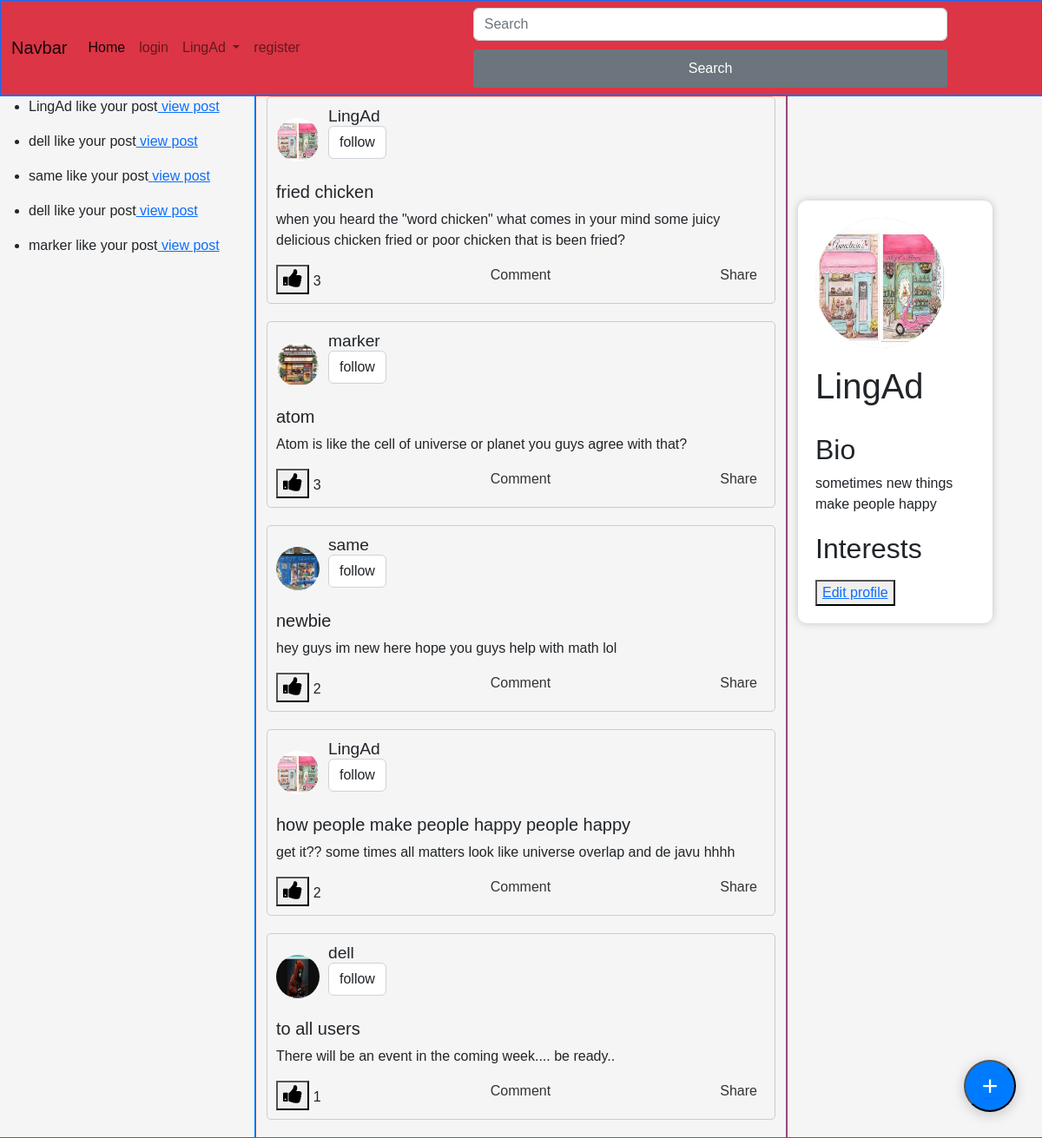
Page /home (signed in) on the earlier database version.
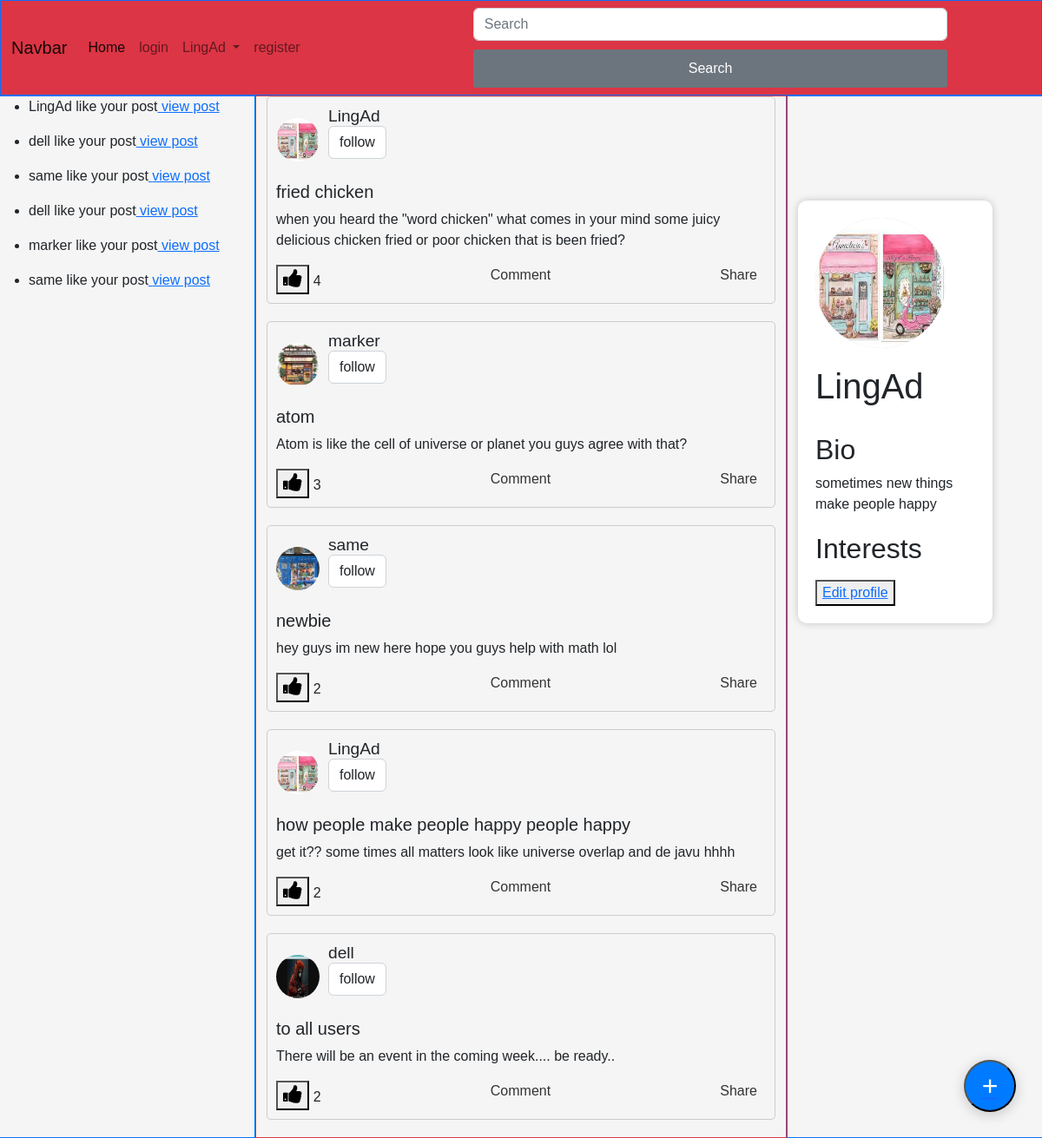
Same page on the later database version.
### core/models.py (models this page shows, shortened)
class Like(models.Model):
    user = models.ForeignKey(User, on_delete=models.CASCADE)
    post = models.ForeignKey(Post, on_delete=models.CASCADE)
    noti = models.TextField(default='someone like your post')
    postOwner = models.CharField(max_length=100)

class Post(models.Model):
    user = models.ForeignKey(User, on_delete=models.CASCADE)
    user_profile = models.ForeignKey(UserProfile, on_delete=models.CASCADE)
    title = models.CharField(max_length=100)
    image = models.ImageField(default="sample_ajax/ajaxTest/static/images/default_user.jpg")
    content = models.TextField()
    created_at = models.DateTimeField(auto_now_add=True)
    updated_at = models.DateField(auto_now=True)
    like_count = models.PositiveIntegerField(default=0)
    def user_pic(self):
        return self.user_profile.profile_pic
    def profileId(self):
        return self.user_profile.id

class UserProfile(models.Model):
    user = models.OneToOneField(User, on_delete=models.CASCADE)
    bio = models.TextField(max_length=200,default='user does not provied bio')
    location = models.CharField(max_length=200,blank=True)
    profile_pic = models.ImageField(upload_to='profile_pics/',default="sample_ajax/ajaxTest/static/images/default_user.jpg")
    interests = models.CharField(max_length=200,blank=True)
    twitter_handle = models.CharField(max_length=50, blank=True,default='no twitter')
    facebook_handle = models.CharField(max_length=50, blank=True,default='no facebook')
    instagram_handle = models.CharField(max_length=50, blank=True,default='no instagram')
    followed = models.ManyToManyField(User,related_name='followed_users',blank=True)
    follower = models.ManyToManyField(User,related_name='follower_users',blank=True)
    class Meta:
        ordering = ['user']

### core/views.py (the view, shortened to what this page needs)
# urls.py: path('home',home,name="home"),
def home(request):
    posts = Post.objects.all()
    pP = UserProfile.objects.get(user=request.user.id)
    followings = pP.followed.values()
    followings = list(followings)
    followings = pandas.DataFrame(followings)
    user_names = followings[['username']].to_dict('list')
    user_names = user_names['username']
    print(user_names)
    likeNoti = Like.objects.filter(postOwner = request.user.username)
    context = {
        'user_name': request.user,
        'posts': posts,
        'userP': pP,
        'notifications': likeNoti,# pass the first post object to the context
        'user_names':user_names,
    }
    return render(request,'home.html',context)

### core/templates/home.html (shortened to what this page needs)
{% extends 'base.html' %}
{% block content %}
<div class="row " style ="margin-top:110px;">
    <div class="col border border-primary">
        {% for model in notifications %}
        <ul>
          <li>{{model.noti}}<a href="home{{model.id}}"> view post</a></li>
        </ul>
        {% endfor %}
    </div>
    <div class="col-6 border border-danger" style="">
      {% if view_post %}
      <div class="post">
        <div class="post-header">
            <img src="{{view_post.user_pic.url}}" alt="Profile Picture">
            <div class="post-header-info">
                <h2>{{view_post.user}}</h2>
                <p id="successL"></p>
            </div>
        </div>
        <div class="post-body">
          <h5>{{view_post.title}}</h5>
          <p>{{view_post.content}}</p>
          {% comment %} <img src="{{post.image.url}}" alt="Post Image"> {% endcomment %}
        </div>
        <p id="like-button-container"></p>
        <div class="post-footer">
            <div style="display:none;" >{{view_post.id}}</div>
            <div><button id="{{view_post.user}}" class="{{view_post.id}}" onclick="likeFunction('{{view_post.user}}','{{view_post.id}}')"><i class="fa fa-thumbs-up" style="font-size:24px"></i></button> <a id="{{view_post.id}}">{{view_post.like_count}}</a></div>
            <div><a href="#">Comment</a> {{comment}}</div>
            <div><a href="#">Share</a> {{share}}</div>
        </div>
      </div>
      {% else %}
      {% for post in posts %}
      <div class="post">
        <div class="post-header">
            <a href="view_profile{{post.profileId}}"><img src="{{post.user_pic.url}}" alt="Profile Picture"></a>
            <div class="post-header-info">
                <h2>
                  {{post.user}}
                  <a class="form-control pointer" href="relationShip{{post.profileId}}" style="text-decoration:none;cursor:pointer;">
                    {% if post.user in user_names%}
                    unfollow
                    {% else %}
                    follow
                    {% endif %}
                  </a></h2>
            </div>
        </div>
        <div class="post-body">
          <h5>{{post.title}}</h5>
          <p>{{post.content}}</p>
        </div>
        <div class="post-footer">
            <div><button id="{{post.user}}" class="{{post.id}}" onclick="likeFunction('{{post.user}}','{{post.id}}')"><i class="fa fa-thumbs-up" style="font-size:24px"></i></button>
              {% if post.like_count > 0 %}
              <a id="{{post.id}}">{{post.like_count}}</a>
              {% endif %}
            </div>
            <div><a href="#">Comment</a> {{comment}}</div>
            <div><a href="#">Share</a> {{share}}</div>
        </div>
      </div>
      {% endfor %}
      {% endif %}
    </div>
    <div class="col border border-primary">
      <div id="container">
        <img id="profile-pic" src="{{userP.profile_pic.url}}" alt="Profile Picture">
        <h1>{{user_name}}</h1>
        <div class="bio">
          <h2>Bio</h2>
          <p>{{userP.bio}}</p>
        </div>
        <h2>Interests</h2>
        <button><a href="userProfile">Edit profile</a> </button>
      </div>
    </div>
</div>
<button class="floating-circle" title="Create Post" id="createBtn">
  <a href="create_post"><div class="plus-sign">+</div></a>
</button>
{% endblock  %}

### core/templates/base.html (shortened to what this page needs)
<!DOCTYPE html>
<html>
<head>
	{% load static %}
	<link rel="stylesheet" href="https://cdn.jsdelivr.net/npm/bootstrap@5.2.3/dist/css/bootstrap.min.css">
	<link rel="stylesheet" href="{% static 'css/floatingButton.css' %}">
	<link rel="stylesheet" href="{% static 'css/posts.css' %}">
	<link rel="stylesheet" href="{% static 'css/createPost.css' %}">
	<link rel="stylesheet" href="{% static 'css/profileStyle.css' %}">
	<link rel="stylesheet" href="{% static 'css/userProfile.css' %}">
	<link rel="stylesheet" href="{% static 'css/profileStyle.css' %}">
	<link rel="stylesheet" href="https://cdnjs.cloudflare.com/ajax/libs/font-awesome/4.7.0/css/font-awesome.min.css">
</head>
<body>
	<div class="border border-primary fixed-top bg-danger">
		<nav class="navbar navbar-expand-lg bg-body-tertiary ">
			<div class="container-fluid">
			  <a class="navbar-brand" href="#">Navbar</a>
			  <div class="collapse navbar-collapse" id="navbarSupportedContent">
				<ul class="navbar-nav me-auto mb-2 mb-lg-0">
				  <li class="nav-item">
					<a class="nav-link active" aria-current="page" href="home">Home</a>
				  </li>
				  <li class="nav-item">
					<a class="nav-link" href="login">login</a>
				  </li>
				  <li class="nav-item dropdown">
					<a class="nav-link dropdown-toggle" href="#" role="button" data-bs-toggle="dropdown" aria-expanded="false">
					  {{user_name}}
					</a>
				  </li>
				  <li class="nav-item">
					<a class="nav-link" href="register">register</a>
				  </li>
				</ul>
				<form class="d-flex" role="search">
				  <input class="form-control me-2" type="search" placeholder="Search" aria-label="Search">
				  <button class="btn btn-outline-success bg-secondary" type="submit">Search</button>
				</form>
			  </div>
			</div>
		  </nav>
	</div>
{% block content %}
{% endblock %}
</body>
</html>

### core/static/CSS/floatingButton.css (style rules this page uses)
.floating-circle { position: fixed; bottom: 30px; right: 30px; width: 60px; height: 60px; background-color: #007bff; border-radius: 50%; z-index: 999; display: flex; justify-content: center; align-items: center; box-shadow: 0px 3px 15px rgba(0, 0, 0, 0.2); cursor: pointer; }
.plus-sign { font-size: 32px; color: white; }

### core/static/CSS/posts.css (style rules this page uses)
.post { border: 1px solid #ccc; border-radius: 5px; margin-bottom: 20px; padding: 10px; }
.post-header { display: flex; align-items: center; margin-bottom: 10px; }
.post-header img { border-radius: 50%; width: 50px; height: 50px; margin-right: 10px; }
.post-header-info h2 { font-size: 1.2em; margin-bottom: 5px; }
.post-body p { margin-bottom: 10px; }
.post-footer a { margin-right: 10px; color: #333; text-decoration: none; }
.post-footer { display: flex; justify-content: space-between; }

### core/static/CSS/createPost.css (style rules this page uses)
form { display: flex; flex-direction: column; width: 50%; margin: 0 auto; }
button[type="submit"] { background-color: #007bff; color: #fff; border: none; padding: 10px 20px; font-size: 16px; border-radius: 4px; cursor: pointer; margin-top: 10px; }

### core/static/CSS/profileStyle.css (style rules this page uses)
body { font-family: Arial, sans-serif; background-color: #f5f5f5; margin: 0; padding: 0; }
#container { width: 80%; margin-top: 120px; max-width: 800px; background-color: #fff; border-radius: 10px; padding: 20px; box-shadow: 0 0 10px rgba(0,0,0,0.2); }
#profile-pic { width: 150px; height: 150px; border-radius: 50%; background-color: #ddd; margin-bottom: 20px; }
h1 { margin-top: 0; margin-bottom: 10px; }
.bio { margin-bottom: 20px; }

### core/static/CSS/userProfile.css (style rules this page uses)
button[type="submit"] { padding: 10px; border: none; background-color: #007bff; color: #fff; border-radius: 3px; cursor: pointer; font-size: 16px; }

Differences in the rows shown:
added Like: noti "same like your post"
changed Post "fried chicken": like_count "3" → "4"
changed Post "to all users": like_count "1" → "2"
